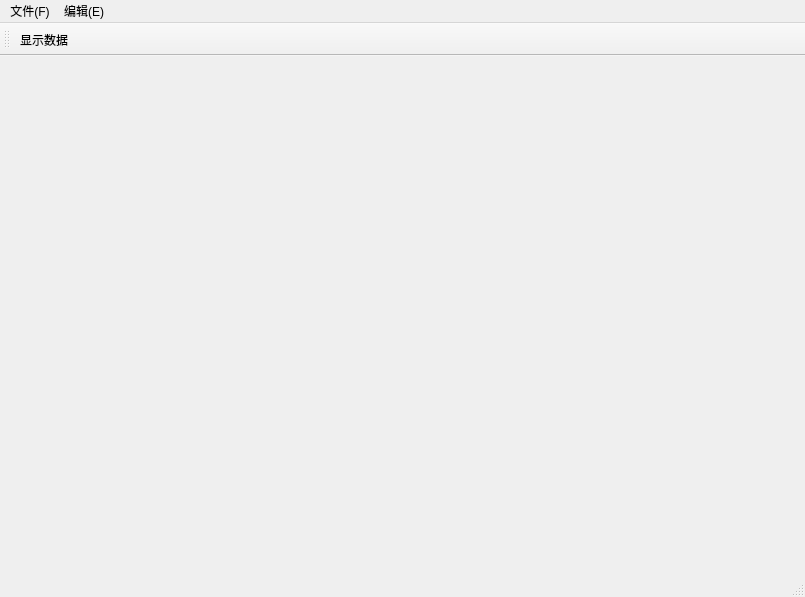
<?xml version="1.0" encoding="UTF-8"?>
<ui version="4.0">
 <class>MainWindow</class>
 <widget class="QMainWindow" name="MainWindow">
  <property name="geometry">
   <rect>
    <x>0</x>
    <y>0</y>
    <width>805</width>
    <height>597</height>
   </rect>
  </property>
  <property name="windowTitle">
   <string>MainWindow</string>
  </property>
  <widget class="QWidget" name="centralwidget">
   <widget class="QWidget" name="gridLayoutWidget">
    <property name="geometry">
     <rect>
      <x>0</x>
      <y>0</y>
      <width>781</width>
      <height>511</height>
     </rect>
    </property>
    <layout class="QGridLayout" name="MainGirdLayout"/>
   </widget>
  </widget>
  <widget class="QMenuBar" name="menubar">
   <property name="geometry">
    <rect>
     <x>0</x>
     <y>0</y>
     <width>805</width>
     <height>30</height>
    </rect>
   </property>
   <widget class="QMenu" name="menu_F">
    <property name="tearOffEnabled">
     <bool>false</bool>
    </property>
    <property name="title">
     <string>文件(F)</string>
    </property>
    <addaction name="fileOpenAction"/>
    <addaction name="fileNewAction"/>
    <addaction name="fileCloseAction"/>
   </widget>
   <widget class="QMenu" name="menu_E">
    <property name="title">
     <string>编辑(E)</string>
    </property>
   </widget>
   <addaction name="menu_F"/>
   <addaction name="menu_E"/>
  </widget>
  <widget class="QStatusBar" name="statusbar"/>
  <widget class="QToolBar" name="ToolBar">
   <property name="windowTitle">
    <string>toolBar</string>
   </property>
   <attribute name="toolBarArea">
    <enum>TopToolBarArea</enum>
   </attribute>
   <attribute name="toolBarBreak">
    <bool>false</bool>
   </attribute>
   <addaction name="disData"/>
  </widget>
  <action name="fileOpenAction">
   <property name="text">
    <string>打开</string>
   </property>
   <property name="shortcut">
    <string>Alt+O</string>
   </property>
  </action>
  <action name="fileNewAction">
   <property name="text">
    <string>新建</string>
   </property>
   <property name="toolTip">
    <string>新建</string>
   </property>
   <property name="shortcut">
    <string>Alt+N</string>
   </property>
  </action>
  <action name="fileCloseAction">
   <property name="text">
    <string>关闭</string>
   </property>
   <property name="shortcut">
    <string>Alt+C</string>
   </property>
  </action>
  <action name="disData">
   <property name="text">
    <string>显示数据</string>
   </property>
   <property name="toolTip">
    <string>新建窗体</string>
   </property>
  </action>
 </widget>
 <resources/>
 <connections/>
</ui>
